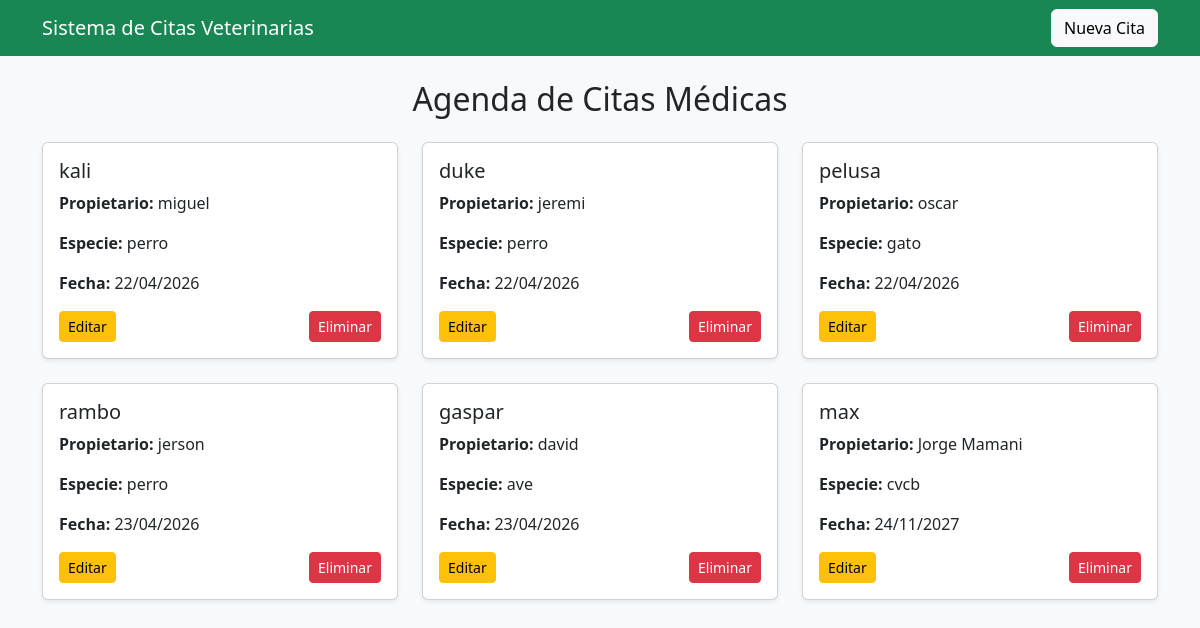
The page / on the database its author committed.
### tables this page shows
CREATE TABLE pacientes (
    id INTEGER PRIMARY KEY AUTOINCREMENT,
    mascota TEXT NOT NULL,
    propietario TEXT NOT NULL,
    especie TEXT,
    fecha TEXT NOT NULL
);

### app.py (the view)
@app.route("/")
def index():
    conn = get_db_connection()
    pacientes = conn.execute("SELECT * FROM pacientes").fetchall()
    conn.close()
    return render_template("index.html", pacientes=pacientes)

### app.py (called while the page is built)
def get_db_connection():
    conn = sqlite3.connect("citas.db")
    conn.row_factory = sqlite3.Row
    return conn

### templates/index.html (shortened to what this page needs)
{% extends 'base.html' %}
{% block content %}
<h2 class="mb-4 text-center">Agenda de Citas Médicas</h2>
{% if pacientes %}
    <div class="row">
        {% for paciente in pacientes %}
        <div class="col-md-6 col-lg-4 mb-4">
            <div class="card shadow-sm h-100">
                <div class="card-body">
                    <h5 class="card-title">{{ paciente.mascota }}</h5>
                    <p class="card-text"><strong>Propietario:</strong> {{ paciente.propietario }}</p>
                    <p class="card-text"><strong>Especie:</strong> {{ paciente.especie }}</p>
                    <p class="card-text"><strong>Fecha:</strong> {{ paciente.fecha }}</p>
                    <div class="d-flex justify-content-between">
                        <a href="{{ url_for('editar', id=paciente.id) }}" class="btn btn-warning btn-sm">Editar</a>
                        <a href="{{ url_for('eliminar', id=paciente.id) }}" class="btn btn-danger btn-sm"
                           onclick="return confirm('¿Seguro que deseas eliminar esta cita?')">Eliminar</a>
                    </div>
                </div>
            </div>
        </div>
        {% endfor %}
    </div>
{% else %}
    <div class="alert alert-info text-center">
        No hay citas registradas todavía.
    </div>
{% endif %}
{% endblock %}

### templates/base.html (shortened to what this page needs)
<!DOCTYPE html>
<html lang="es">
<head>
    <link href="https://cdn.jsdelivr.net/npm/bootstrap@5.3.3/dist/css/bootstrap.min.css" rel="stylesheet">
</head>
<body class="bg-light">
    <nav class="navbar navbar-dark bg-success mb-4">
        <div class="container">
            <a class="navbar-brand" href="{{ url_for('index') }}">Sistema de Citas Veterinarias</a>
            <a href="{{ url_for('agendar') }}" class="btn btn-light">Nueva Cita</a>
        </div>
    </nav>
    <div class="container">
        {% block content %}{% endblock %}
    </div>
</body>
</html>

### rows shown on the page
pacientes: mascota "kali", propietario "miguel", especie "perro", fecha "22/04/2026"
pacientes: mascota "duke", propietario "jeremi", especie "perro", fecha "22/04/2026"
pacientes: mascota "pelusa", propietario "oscar", especie "gato", fecha "22/04/2026"
pacientes: mascota "rambo", propietario "jerson", especie "perro", fecha "23/04/2026"
pacientes: mascota "gaspar", propietario "david", especie "ave", fecha "23/04/2026"
pacientes: mascota "max", propietario "Jorge Mamani", especie "cvcb", fecha "24/11/2027"
